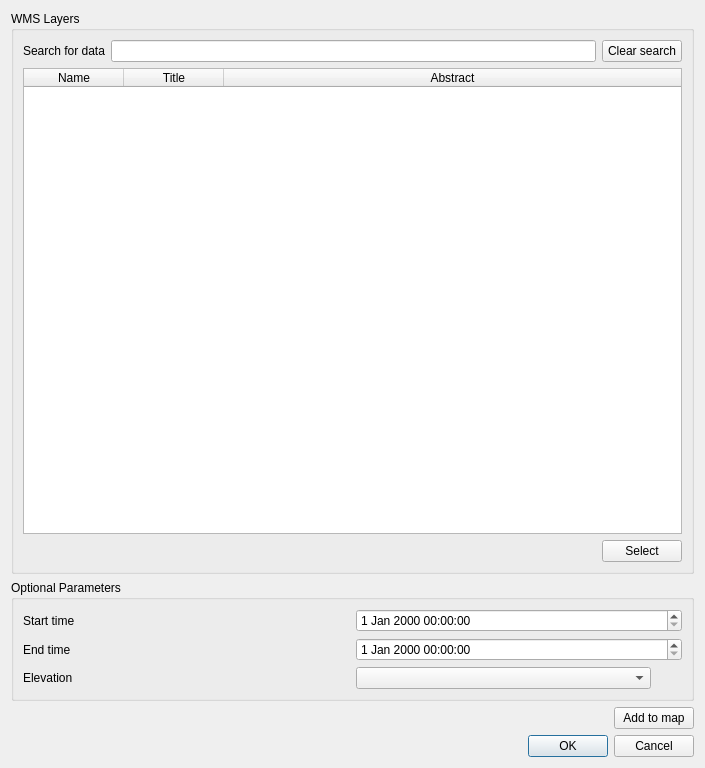
<?xml version="1.0" encoding="UTF-8"?>
<ui version="4.0">
 <class>Dialog</class>
 <widget class="QDialog" name="Dialog">
  <property name="windowModality">
   <enum>Qt::WindowModal</enum>
  </property>
  <property name="geometry">
   <rect>
    <x>0</x>
    <y>0</y>
    <width>705</width>
    <height>768</height>
   </rect>
  </property>
  <property name="windowTitle">
   <string>FMI2QGIS</string>
  </property>
  <layout class="QVBoxLayout" name="verticalLayout_4">
   <item>
    <layout class="QVBoxLayout" name="verticalLayout_3">
     <item>
      <widget class="QGroupBox" name="groupBox">
       <property name="title">
        <string>WMS Layers</string>
       </property>
       <layout class="QVBoxLayout" name="verticalLayout">
        <item>
         <layout class="QHBoxLayout" name="horizontalLayout_2">
          <item>
           <widget class="QLabel" name="label_4">
            <property name="text">
             <string>Search for data</string>
            </property>
           </widget>
          </item>
          <item>
           <widget class="QgsFilterLineEdit" name="ln_ed_wms_search">
            <property name="qgisRelation" stdset="0">
             <string notr="true"/>
            </property>
           </widget>
          </item>
          <item>
           <widget class="QPushButton" name="btn_clear_wms_search">
            <property name="text">
             <string>Clear search</string>
            </property>
           </widget>
          </item>
         </layout>
        </item>
        <item>
         <layout class="QHBoxLayout" name="horizontalLayout_3"/>
        </item>
        <item>
         <widget class="QTableWidget" name="tbl_wms_layers">
          <property name="editTriggers">
           <set>QAbstractItemView::NoEditTriggers</set>
          </property>
          <property name="selectionMode">
           <enum>QAbstractItemView::SingleSelection</enum>
          </property>
          <property name="selectionBehavior">
           <enum>QAbstractItemView::SelectRows</enum>
          </property>
          <attribute name="horizontalHeaderCascadingSectionResizes">
           <bool>false</bool>
          </attribute>
          <attribute name="horizontalHeaderHighlightSections">
           <bool>true</bool>
          </attribute>
          <attribute name="horizontalHeaderMinimumSectionSize">
           <number>80</number>
          </attribute>
          <attribute name="horizontalHeaderStretchLastSection">
           <bool>true</bool>
          </attribute>
          <attribute name="verticalHeaderCascadingSectionResizes">
           <bool>true</bool>
          </attribute>
          <column>
           <property name="text">
            <string>Name</string>
           </property>
          </column>
          <column>
           <property name="text">
            <string>Title</string>
           </property>
          </column>
          <column>
           <property name="text">
            <string>Abstract</string>
           </property>
          </column>
         </widget>
        </item>
        <item>
         <layout class="QHBoxLayout" name="horizontalLayout">
          <item>
           <spacer name="horizontalSpacer">
            <property name="orientation">
             <enum>Qt::Horizontal</enum>
            </property>
            <property name="sizeHint" stdset="0">
             <size>
              <width>40</width>
              <height>20</height>
             </size>
            </property>
           </spacer>
          </item>
          <item>
           <widget class="QPushButton" name="btn_select_wms">
            <property name="text">
             <string>Select</string>
            </property>
           </widget>
          </item>
         </layout>
        </item>
       </layout>
      </widget>
     </item>
     <item>
      <widget class="QgsCollapsibleGroupBox" name="group_box_wms_params">
       <property name="title">
        <string>Optional Parameters</string>
       </property>
       <layout class="QVBoxLayout" name="verticalLayout_2">
        <item>
         <layout class="QGridLayout" name="gridLayout">
          <item row="2" column="1">
           <widget class="QLabel" name="label">
            <property name="text">
             <string>Elevation</string>
            </property>
           </widget>
          </item>
          <item row="1" column="2">
           <widget class="QgsDateTimeEdit" name="date_time_end"/>
          </item>
          <item row="1" column="1">
           <widget class="QLabel" name="label_3">
            <property name="text">
             <string>End time</string>
            </property>
           </widget>
          </item>
          <item row="0" column="2">
           <widget class="QgsDateTimeEdit" name="date_time_start"/>
          </item>
          <item row="0" column="1">
           <widget class="QLabel" name="label_2">
            <property name="text">
             <string>Start time</string>
            </property>
           </widget>
          </item>
          <item row="2" column="2">
           <layout class="QHBoxLayout" name="horizontalLayout_5">
            <item>
             <widget class="QComboBox" name="combo_box_elevation"/>
            </item>
            <item>
             <widget class="QLabel" name="label_elevation_units">
              <property name="maximumSize">
               <size>
                <width>25</width>
                <height>16777215</height>
               </size>
              </property>
              <property name="text">
               <string/>
              </property>
             </widget>
            </item>
           </layout>
          </item>
         </layout>
        </item>
       </layout>
      </widget>
     </item>
     <item>
      <layout class="QHBoxLayout" name="horizontalLayout_4">
       <item>
        <spacer name="horizontalSpacer_3">
         <property name="orientation">
          <enum>Qt::Horizontal</enum>
         </property>
         <property name="sizeHint" stdset="0">
          <size>
           <width>40</width>
           <height>20</height>
          </size>
         </property>
        </spacer>
       </item>
       <item>
        <widget class="QPushButton" name="btn_add_wms">
         <property name="text">
          <string>Add to map</string>
         </property>
        </widget>
       </item>
      </layout>
     </item>
     <item>
      <widget class="QDialogButtonBox" name="buttonBox">
       <property name="orientation">
        <enum>Qt::Horizontal</enum>
       </property>
       <property name="standardButtons">
        <set>QDialogButtonBox::Cancel|QDialogButtonBox::Ok</set>
       </property>
      </widget>
     </item>
    </layout>
   </item>
  </layout>
 </widget>
 <customwidgets>
  <customwidget>
   <class>QgsCollapsibleGroupBox</class>
   <extends>QGroupBox</extends>
   <header>qgscollapsiblegroupbox.h</header>
   <container>1</container>
  </customwidget>
  <customwidget>
   <class>QgsDateTimeEdit</class>
   <extends>QDateTimeEdit</extends>
   <header>qgsdatetimeedit.h</header>
  </customwidget>
  <customwidget>
   <class>QgsFilterLineEdit</class>
   <extends>QLineEdit</extends>
   <header>qgsfilterlineedit.h</header>
  </customwidget>
 </customwidgets>
 <resources/>
 <connections>
  <connection>
   <sender>buttonBox</sender>
   <signal>rejected()</signal>
   <receiver>Dialog</receiver>
   <slot>reject()</slot>
   <hints>
    <hint type="sourcelabel">
     <x>316</x>
     <y>260</y>
    </hint>
    <hint type="destinationlabel">
     <x>286</x>
     <y>274</y>
    </hint>
   </hints>
  </connection>
  <connection>
   <sender>buttonBox</sender>
   <signal>accepted()</signal>
   <receiver>Dialog</receiver>
   <slot>accept()</slot>
   <hints>
    <hint type="sourcelabel">
     <x>248</x>
     <y>254</y>
    </hint>
    <hint type="destinationlabel">
     <x>157</x>
     <y>274</y>
    </hint>
   </hints>
  </connection>
 </connections>
</ui>
